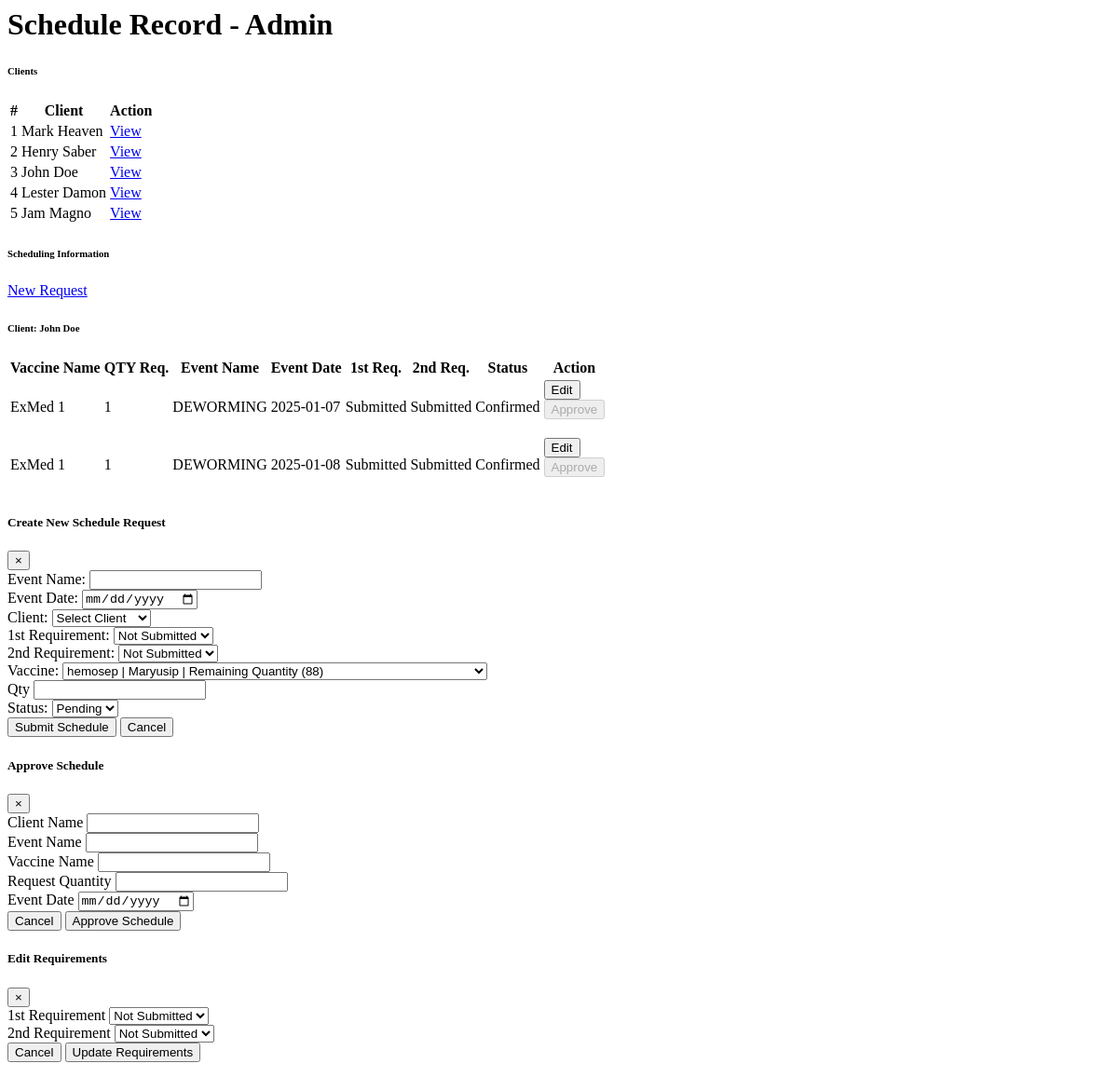
The app's page /administrator2/Schedule/ScheduleList.php?client_id=64 with its own data.
### tables this page shows
CREATE TABLE `client` (
  `CLIENT_ID` int(11) NOT NULL,
  `FNAME` varchar(150) NOT NULL,
  `LNAME` varchar(140) NOT NULL,
  `MIDINITIAL` varchar(150) NOT NULL,
  `ASSOCIATION` varchar(255) NOT NULL,
  `CONTACT_NO` varchar(255) NOT NULL,
  `ADDRESS` varchar(150) NOT NULL,
  `DATE_REGISTERED` date NOT NULL
);

CREATE TABLE `schedule` (
  `SCHEDULE_ID` int(11) NOT NULL,
  `VACCINE_TYPE_ID` int(11) NOT NULL DEFAULT 0,
  `QTY_USED` varchar(50) NOT NULL,
  `EVENT_NAME` varchar(255) NOT NULL,
  `EVENT_DATE` date NOT NULL,
  `CLIENT_ID` int(11) NOT NULL,
  `1ST_REQUIREMENT` varchar(255) NOT NULL DEFAULT '0' COMMENT '0= Not Submitted \r\n1= Submitted ',
  `2ND_REQUIREMENT` varchar(255) NOT NULL DEFAULT '0' COMMENT '0= Not Submitted \r\n1= Submitted ',
  `STATUS` varchar(255) DEFAULT '0' COMMENT '1=accept, 2=reject	',
  `isCompleted` varchar(255) DEFAULT '0',
  `CREATED_AT` timestamp NOT NULL DEFAULT current_timestamp() ON UPDATE current_timestamp()
);

CREATE TABLE `vaccine_type` (
  `VACCINE_TYPE_ID` int(11) NOT NULL,
  `VACCINE_NAME` varchar(255) NOT NULL,
  `DESCRIPTION` varchar(255) DEFAULT NULL
);

### administrator2/Schedule/ScheduleList.php (the view, shortened to what this page needs)
  <?php
  require("connection/connection.php");
  $clientQuery = "SELECT CLIENT_ID, CONCAT(FNAME, ' ', LNAME) AS full_name FROM client";
  $clientResult = mysqli_query($con, $clientQuery);
  $clients = mysqli_fetch_all($clientResult, MYSQLI_ASSOC);
  $schedules = [];
  $selectedClientName = '';
  if (isset($_GET['client_id']) && !empty($_GET['client_id'])) {
      $client_id = intval($_GET['client_id']);
      $scheduleQuery = "SELECT vt.VACCINE_NAME,s.QTY_USED AS 'qty_request',s.SCHEDULE_ID, s.EVENT_NAME, s.EVENT_DATE, s.1ST_REQUIREMENT, s.2ND_REQUIREMENT, s.STATUS FROM schedule s, vaccine_type vt WHERE s.VACCINE_TYPE_ID = vt.VACCINE_TYPE_ID and CLIENT_ID = ? ORDER BY s.STATUS ASC";
      $stmt = mysqli_prepare($con, $scheduleQuery);
      mysqli_stmt_bind_param($stmt, 'i', $client_id);
      mysqli_stmt_execute($stmt);
      $scheduleResult = mysqli_stmt_get_result($stmt);
      $schedules = mysqli_fetch_all($scheduleResult, MYSQLI_ASSOC);
      $clientNameQuery = "SELECT CONCAT(FNAME, ' ', LNAME) AS full_name FROM client WHERE CLIENT_ID = ?";
      $stmt = mysqli_prepare($con, $clientNameQuery);
      mysqli_stmt_bind_param($stmt, 'i', $client_id);
      mysqli_stmt_execute($stmt);
      $clientNameResult = mysqli_stmt_get_result($stmt);
      if ($clientNameResult && $clientRow = mysqli_fetch_assoc($clientNameResult)) {
          $selectedClientName = $clientRow['full_name'];
      } else {
          $selectedClientName = 'Unknown Client';
      }
  }
  ?>
  <div class="content-wrapper">
    <div class="content-header">
      <h1 class="font-weight-bold text-primary">Schedule Record - Admin<h1>
    </div>
    <section class="content">
      <div class="container-fluid">
        <div class="row">
          <div class="col-md-4">
            <div class="card shadow-sm mb-4">
              <div class="card-header bg-primary text-white d-flex justify-content-between align-items-center">
                <h6 class="mb-0">Clients</h6>
              </div>
              <div class="card-body">
                <table class="table table-striped table-hover" id="client-table">
                  <thead>
                    <tr> <th>#</th><th>Client</th><th>Action</th></tr>
                  </thead>
                  <tbody>
                    <?php $i = 1; foreach ($clients as $client) { ?>
                      <tr>
                        <td><?=$i; ?></td>
                        <td><?= htmlspecialchars($client['full_name']); ?></td>
                        <td>
                          <a href="index2.php?page=Schedule&client_id=<?= $client['CLIENT_ID']; ?>" class="btn btn-sm btn-info">View</a>
                        </td>
                      </tr>
                    <?php $i++; } ?>
                  </tbody>
                </table>
              </div>
            </div>
          </div>
          <div class="col-md-8">
            <div class="card">
              <div class="card-header bg-primary text-white d-flex align-items-center">
                  <h6>Scheduling Information</h6>
                  <a href="#" class="btn btn-dark ml-auto" data-toggle="modal" data-target="#Add_scheduleModal">New Request</a>
              </div>
              <div class="card-body">
                <h6>Client: <span><?= htmlspecialchars($selectedClientName); ?></span></h6>
                <table class="table table-bordered" id="sched-info-table">
                  <thead>
                    <tr>
                      <th>Vaccine Name</th>
                      <th>QTY Req.</th>
                      <th>Event Name</th>
                      <th>Event Date</th>
                      <th>1st Req.</th>
                      <th>2nd Req.</th>
                      <th>Status</th>
                      <th>Action</th>
                    </tr>
                  </thead>
                  <tbody>
                    <?php foreach ($schedules as $schedule) { ?>
                      <tr>
                        <td><?=$schedule['VACCINE_NAME'] ?></td>
                        <td><?= $schedule['qty_request'] ?></td>
                        <td><?= htmlspecialchars($schedule['EVENT_NAME']); ?></td>
                        <td><?= htmlspecialchars($schedule['EVENT_DATE']); ?></td>
                        <td><?= $schedule['1ST_REQUIREMENT'] == 0 ? 'Not Submitted' : 'Submitted'; ?></td>
                        <td><?= $schedule['2ND_REQUIREMENT'] == 0 ? 'Not Submitted' : 'Submitted'; ?></td>
                        <td><?= $schedule['STATUS'] == 1 ? 'Confirmed' : 'Pending'; ?></td>
                        <td>
                          <button class="btn btn-sm btn-warning edit-btn"
                                  data-id="<?= $schedule['SCHEDULE_ID']; ?>"
                                  data-1st="<?= $schedule['1ST_REQUIREMENT']; ?>"
                                  data-2nd="<?= $schedule['2ND_REQUIREMENT']; ?>"
                                  >Edit</button>
                          <form action="" method="POST" class="d-inline">
                            <button
                            type="button"
                            class="btn btn-sm btn-success approve-btn "
                            data-id="<?= $schedule['SCHEDULE_ID']; ?>"
                            data-1st="<?= $schedule['1ST_REQUIREMENT']; ?>"
                            data-2nd="<?= $schedule['2ND_REQUIREMENT']; ?>"
                            data-event="<?= $schedule['EVENT_DATE']; ?>"
                            data-toggle="modal"
                            <?= $schedule['STATUS'] == 1 ? 'disabled' : ''; ?>>
                            Approve
                          </button>
                          </form>
                        </td>
                      </tr>
                    <?php } ?>
                  </tbody>
                </table>
              </div>
            </div>
          </div>
        </div>
      </div>
    </section>
  </div>
<?php
include('addSched.php');
?>
<div class="modal fade" id="approveScheduleModal" tabindex="-1" aria-labelledby="approveScheduleModalLabel" aria-hidden="true">
  <div class="modal-dialog">
    <div class="modal-content">
      <div class="modal-header">
        <h5 class="modal-title">Approve Schedule</h5>
        <button type="button" class="close" data-dismiss="modal" aria-label="Close">
          <span aria-hidden="true">&times;</span>
        </button>
      </div>
      <form id="approveScheduleForm" method="post" action="">
        <div class="modal-body">
          <div class="form-group">
            <label for="approveEventDateLabel">Client Name</label>
            <input type="text" name="client_name" id="client-name" class="form-control" readonly>
          </div>
          <div class="form-group">
            <label for="">Event Name</label>
            <input type="text" name="event_name" id="event-name" class="form-control" readonly>
          </div>
          <div class="form-group">
              <div class="row">
                <div class="col">
                  <label for="">Vaccine Name</label>
                  <input type="text" name="vaccine_name" id="vaccine-name" class="form-control" readonly>
                </div>
                <div class="col">
                <label for="">Request Quantity</label>
                <input type="text" name="req_qty" id="req-qty" class="form-control" readonly>
                </div>
              </div>
          </div>
          <div class="form-group">
            <label for="">Event Date</label>
            <input type="date" name="event_date" id="approveEventDate" class="form-control" required>
          </div>
        </div>
        <div class="modal-footer">
          <button type="button" class="btn btn-secondary" data-dismiss="modal">Cancel</button>
          <button type="submit" class="btn btn-primary">Approve Schedule</button>
        </div>
      </form>
    </div>
  </div>
</div>
  <div class="modal fade" id="editRequirementsModal" tabindex="-1" aria-labelledby="editRequirementsModalLabel" aria-hidden="true">
    <div class="modal-dialog">
      <div class="modal-content">
        <div class="modal-header">
          <h5>Edit Requirements</h5>
          <button type="button" class="close" data-dismiss="modal" aria-label="Close">
            <span aria-hidden="true">&times;</span>
          </button>
        </div>
        <form id="editRequirementsForm" method="post">
          <div class="modal-body">
            <div class="form-group">
              <label for="firstRequirement">1st Requirement</label>
              <select name="first_requirement" id="firstRequirement" class="form-control">
                <option value="0">Not Submitted</option>
              </select>
            </div>
            <div class="form-group">
              <label for="secondRequirement">2nd Requirement</label>
              <select name="second_requirement" id="secondRequirement" class="form-control">
                <option value="0">Not Submitted</option>
              </select>
            </div>
          </div>
          <div class="modal-footer">
            <button type="button" class="btn btn-secondary" data-dismiss="modal">Cancel</button>
            <button type="submit" class="btn btn-primary">Update Requirements</button>
          </div>
        </form>
      </div>
    </div>
  </div>

### records on screen
client: full_name "Mark Heaven"
client: full_name "Henry Saber"
client: full_name "John Doe"
client: full_name "Lester Damon"
client: full_name "Jam Magno"
schedule: VACCINE_TYPE_ID.VACCINE_NAME "ExMed 1", QTY_USED "1", EVENT_NAME "DEWORMING", EVENT_DATE "2025-01-07", 1ST_REQUIREMENT "Submitted", 2ND_REQUIREMENT "Submitted", STATUS "Confirmed"
schedule: VACCINE_TYPE_ID.VACCINE_NAME "ExMed 1", QTY_USED "1", EVENT_NAME "DEWORMING", EVENT_DATE "2025-01-08", 1ST_REQUIREMENT "Submitted", 2ND_REQUIREMENT "Submitted", STATUS "Confirmed"

### other values on screen
$selectedClientName "John Doe"
form field vaccine_TYPE_ID "hemosep | Maryusip | Remaining Quantity (88)"
